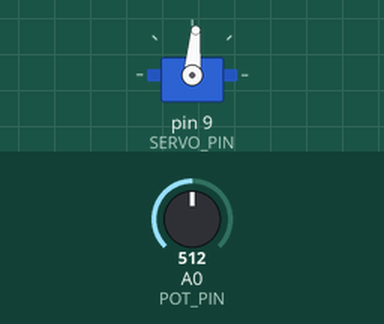
Simulated run of this sketch. Board: Arduino Uno, built with avr-gcc and run on an emulated ATmega328P. On the bench: servo. Inputs (shaded band) come from the test bench; at power-on: A0 (POT_PIN) = 512.

Above: at 1.2 s.
1.3 s: A0 (POT_PIN) set to 716
At 1.6 s:
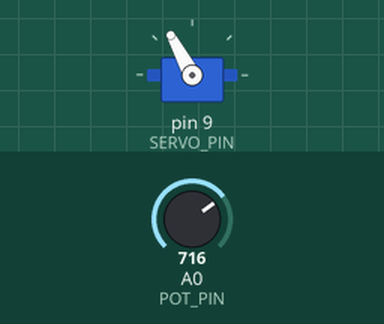
2.8 s: A0 (POT_PIN) set to 900
At 3.7 s:
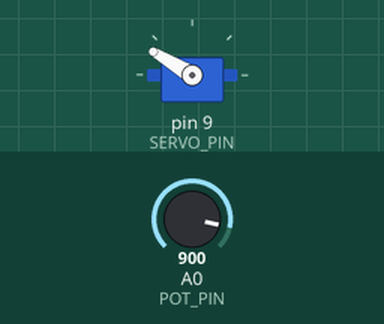
4.3 s: A0 (POT_PIN) set to 1023
At 5.1 s:
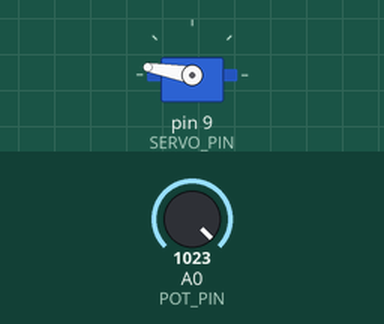
5.8 s: A0 (POT_PIN) set to 306
At 7.0 s:
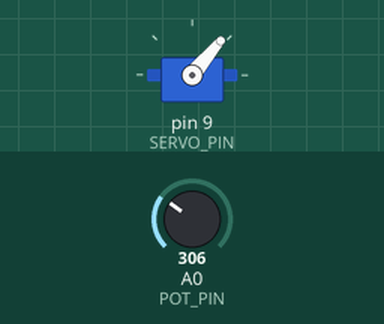
7.3 s: A0 (POT_PIN) set to 122
At 8.6 s:
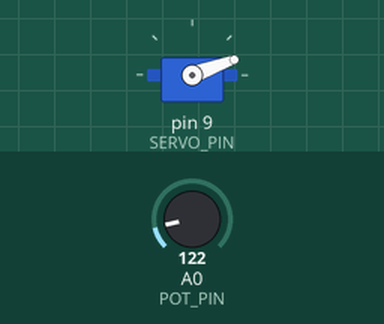
Timing chart, 0 to 9.8 s (numbered marks = the images above; inputs shaded):
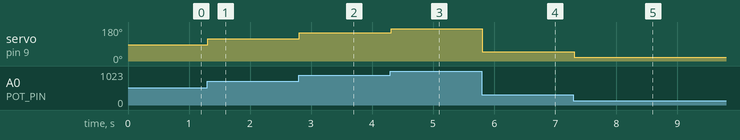

The sketch:

knob.ino
```cpp
/*
 * Controlling a servo position using a potentiometer (variable resistor)
 * by Michal Rinott <http://people.interaction-ivrea.it/m.rinott>
 */

#include <Servo.h>

const unsigned int POT_PIN = A0;  // analog pin used to connect the potentiometer
const unsigned int SERVO_PIN = 9;

Servo myservo;  // create servo object to control a servo
int val;  // variable to read the value from the analog pin

void setup() {
    myservo.attach(SERVO_PIN);  // attaches the servo on pin 9 to the servo object
}

void loop() {
    val = analogRead(POT_PIN);           // reads the value of the potentiometer (value between 0 and 1023)
    val = map(val, 0, 1023, 0, 170);     // scale it to use it with the servo (value between 0 and 180)
    myservo.write(val);                  // sets the servo position according to the scaled value
    delay(15);                           // waits for the servo to get there
}
```

Measured:
- after the input at 1.3 s, servo on pin 9 (SERVO_PIN): 85° → 118° at once
- after the input at 2.8 s, servo on pin 9 (SERVO_PIN): 118° → 149° at once
- after the input at 4.3 s, servo on pin 9 (SERVO_PIN): 149° → 170° at once
- after the input at 5.8 s, servo on pin 9 (SERVO_PIN): 170° → 50° at once
- after the input at 7.3 s, servo on pin 9 (SERVO_PIN): 50° → 20° at once
